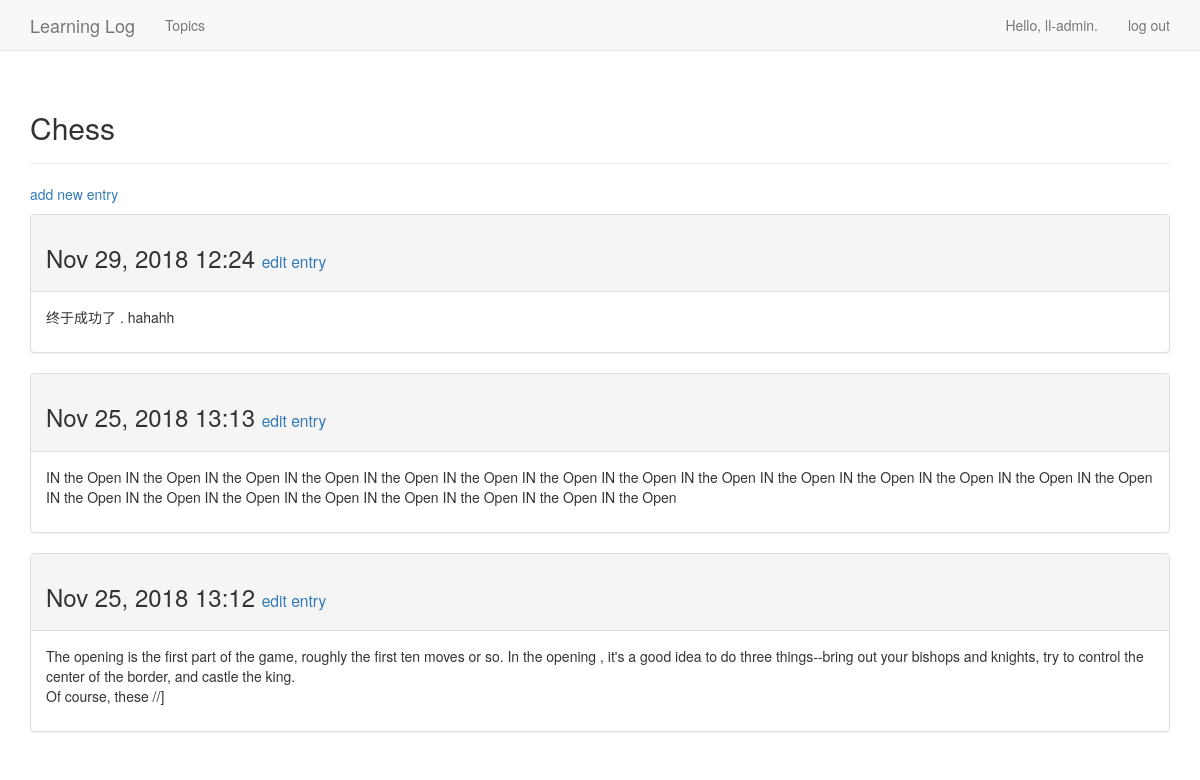
Page /topics/1/ (signed in) on the earlier database version.
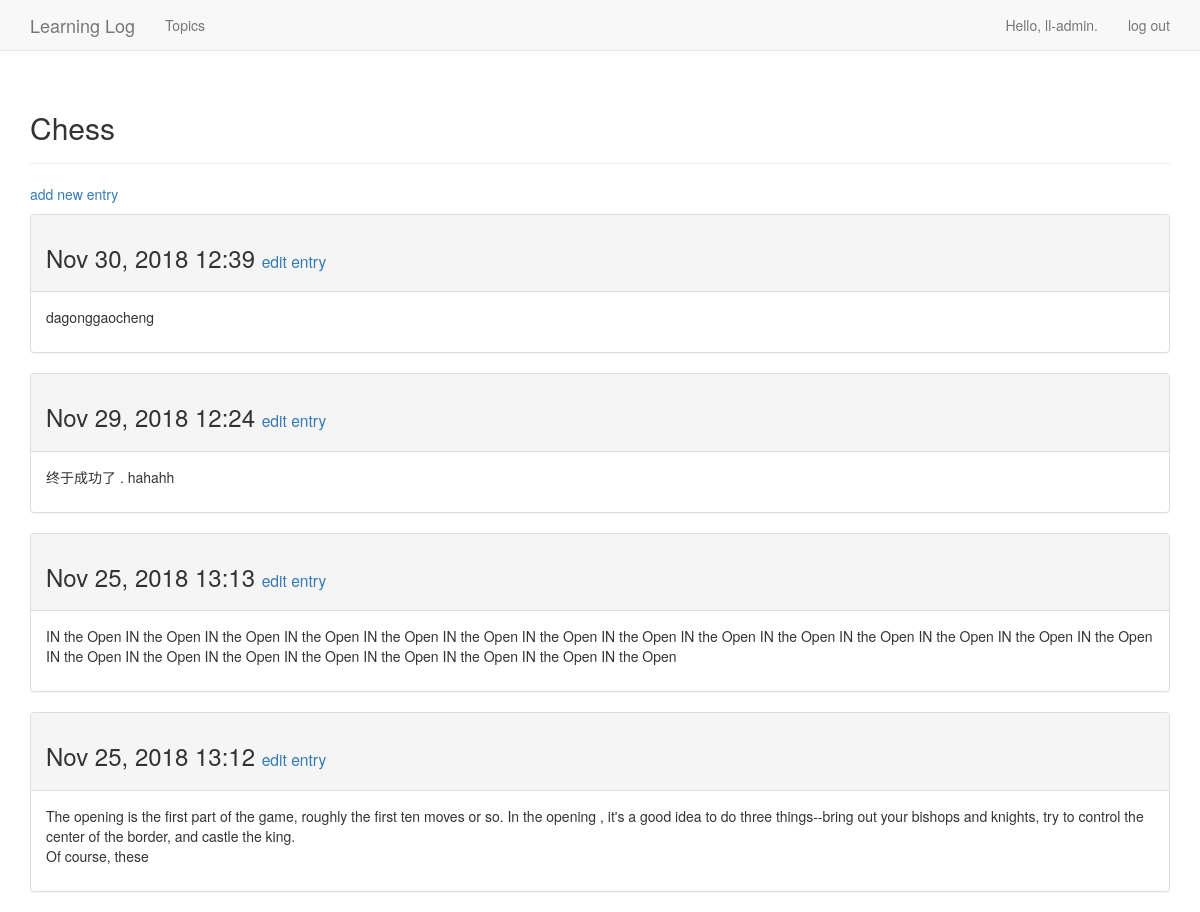
Same page on the later database version.
### learning_logs/models.py (models this page shows, shortened)
class Topic(models.Model):
	text=models.CharField(max_length=200)
	date_added=models.DateTimeField(auto_now_add=True)
	owner=models.ForeignKey(User,on_delete=models.CASCADE)
	def __str__(self):
		return self.text

class Entry(models.Model):
	topic=models.ForeignKey(Topic,on_delete=models.CASCADE)
	text=models.TextField()
	date_added=models.DateTimeField(auto_now_add=True)
	class Meta:
		verbose_name_plural='entries'

### learning_logs/views.py (the view)
# urls.py: re_path(r'^topics/(?P<topic_id>\d+)/$',views.topic,name='topic'),
@login_required
def topic(request,topic_id):
	topic=Topic.objects.get(id=topic_id)
	if topic.owner != request.user:
		raise Http404
	entries=topic.entry_set.order_by('-date_added')
	context={'topic':topic,'entries':entries}
	return render(request,'learning_logs/topic.html',context)

### learning_logs/templates/learning_logs/topic.html
{% extends 'learning_logs/base.html' %}
{% block header %}
  <h2>{{topic}}</h2>
{% endblock header %}
{% block content %}
  <p>
    <a href="{% url 'learning_logs:new_entry' topic.id %}">add new entry</a>
  </p>
  	{% for entry in entries %}
      <div class="panel panel-default">
        <div class='panel-heading'>
          <h3>
            {{entry.date_added|date:'M d, Y H:i'}}
            <small>
              <a href="{% url 'learning_logs:edit_entry' entry.id %}">edit entry</a>
            </small>
          </h3>
        </div>
        <div class='panel-body'>
          {{entry.text | linebreaks}}
        </div>
      </div>
  {% empty %}
  	  	There are no entries for this topic yet.
  {% endfor %}
{% endblock content %}

### learning_logs/templates/learning_logs/base.html (shortened to what this page needs)
{% load bootstrap3 %}
<!DOCTYPE html>
<html lang='en'>
<head>
  {% bootstrap_css %}
</head>
<body>
    <nav class="navbar navbar-default navbar-static-top">
      <div class="container">
        <div class="navbar-header">
          <a class="navbar-brand" href="{% url 'learning_logs:index' %}">
              Learning Log</a>
        </div>
        <div id="navbar" class="navbar-collapse collapse">
          <ul class="nav navbar-nav">
            <li><a href="{% url 'learning_logs:topics' %}">Topics</a></li>
          </ul>
          <ul class="nav navbar-nav navbar-right">
            {% if user.is_authenticated %}
              <li><a>Hello, {{ user.username }}.</a></li>
              <li><a href="{% url 'users:logout' %}">log out</a></li>
            {% else %}
              <li><a href="{% url 'users:register' %}">register</a></li>
              <li><a href="{% url 'users:login' %}">log in</a></li>
            {% endif %}
          </ul>
        </div>
      </div>
    </nav>
    <div class="container">
      <div class="page-header">
        {% block header %}{% endblock %}
      </div>
      <div>
        {% block content %}{% endblock %}
      </div>
    </div>
</body>
</html>

Differences in the rows shown:
added Entry: date_added "Nov 30, 2018 12:39", text "dagonggaocheng"
changed Entry: text "…king. Of course, these //]" → "…king. Of course, these"
